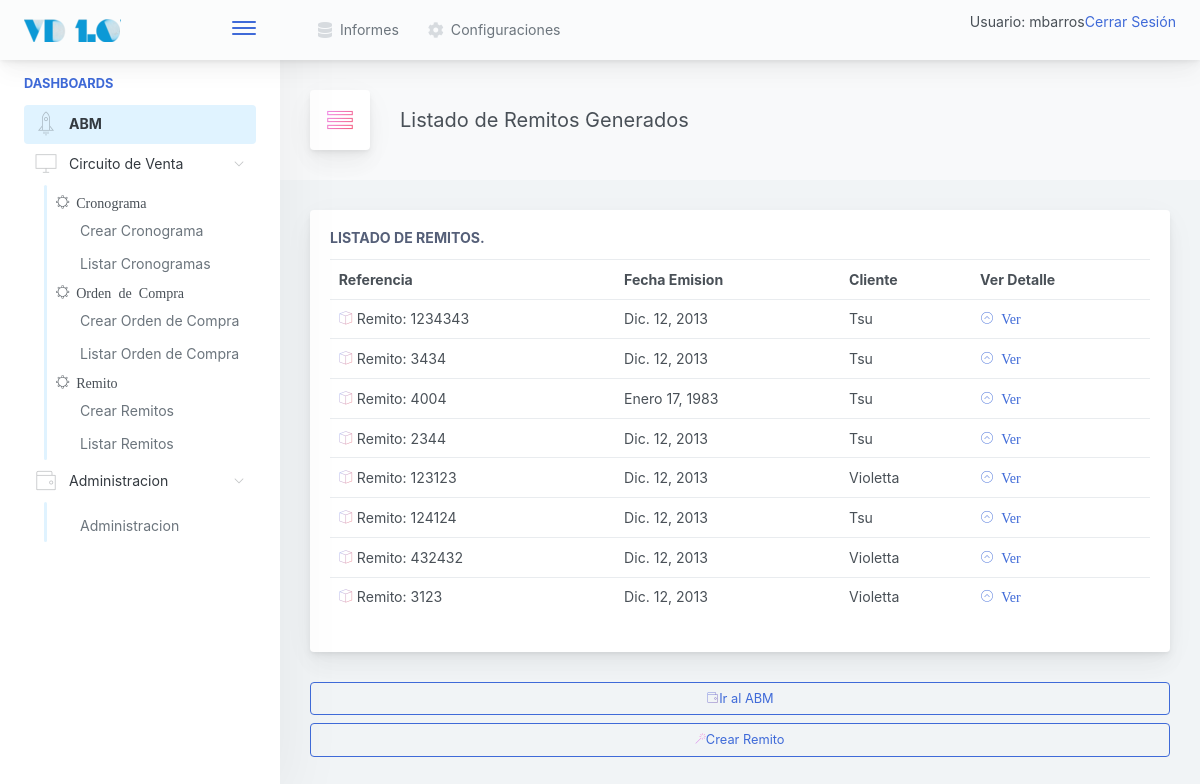
Page /venta/remito/listar/ (signed in) on the earlier database version.
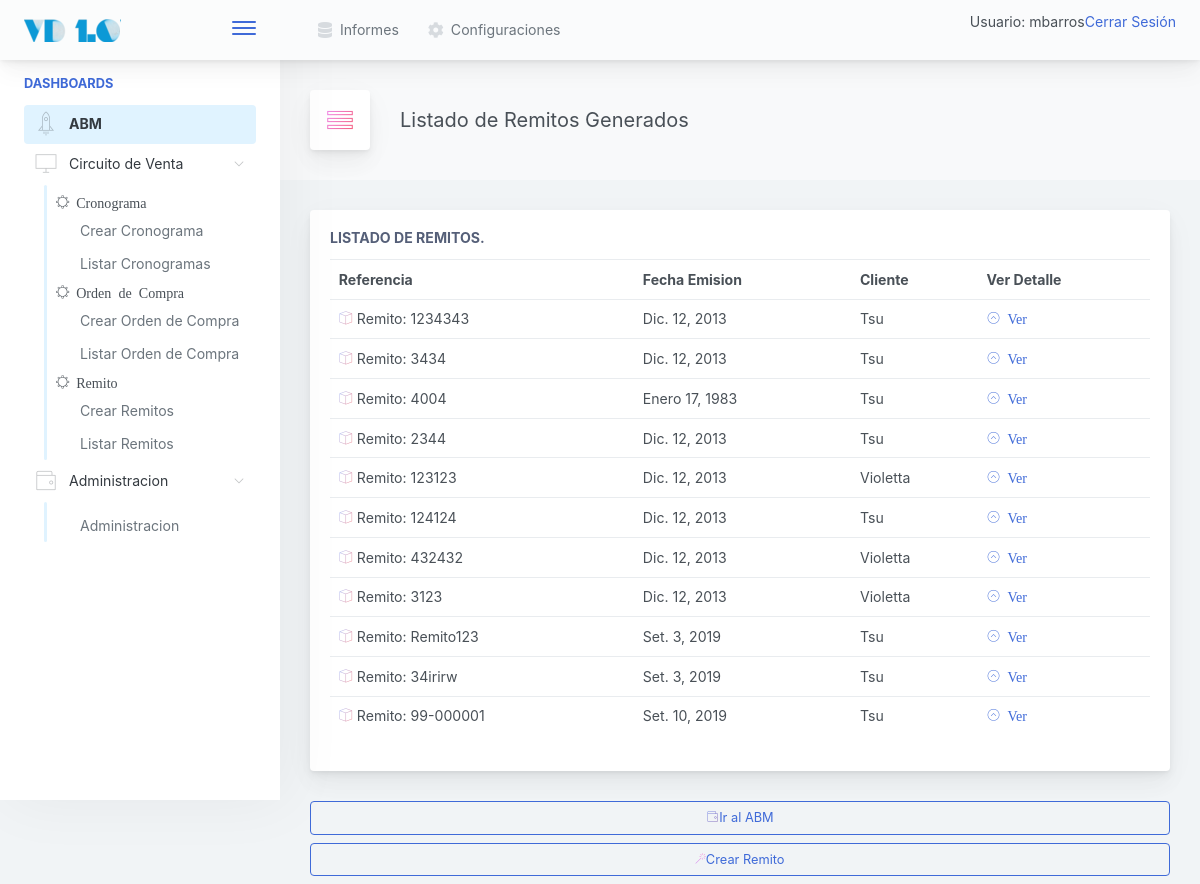
Same page on the later database version.
### venta/models.py (models this page shows)
class Remito(models.Model):
	referencia_externa 		= models.CharField(max_length=50, unique=True)
	cliente 				= models.ForeignKey(Cliente, null=False, blank=False, on_delete=models.CASCADE)
	ordencompra 			= models.ForeignKey(OrdenCompra, null=False, blank=False, on_delete=models.CASCADE)
	fecha_emision			= models.DateField(null=True, blank=True)
	formato_de_impresion 	= models.ForeignKey(FormatodeImpresion, default=1, null=False, blank=False, on_delete=models.CASCADE)
	conformado				= models.BooleanField(default=False)
	def __str__(self):
		return "Remito: " + self.referencia_externa

### gral/models.py (models this page shows)
class Cliente(models.Model):
	razon_social      = models.CharField(max_length=150, unique=True)
	nombre_corto      = models.CharField(max_length=25, unique=True)
	cuit              = models.CharField(max_length=15, unique=True)
	direccion_fiscal  = models.CharField(max_length=250)
	direccion_entrega = models.CharField(max_length=250)
	observaciones     = models.TextField(blank=True)
	def __str__(self):
		return self.nombre_corto

### venta/views.py (the view)
# urls.py: path('remito/listar/', RemitoListView.as_view(), name='RemitoListar'),
class RemitoListView(LoginRequiredMixin, ListView):
	model = Remito

### inicio/templates/venta/remito_list.html
{% extends '../base.html' %}
{%  block cuerpo %}
<div class="app-page-title">
<div class="page-title-heading">
   <div class="page-title-icon">
                                        <i class="pe-7s-menu icon-gradient bg-ripe-malin">
                                        </i>
                                    </div>
<div>Listado de Remitos Generados</div>
                                    </div>
</div>
    {% if object_list %}
<div class="main-card mb-3 card">
	<div class="card-body">
	<h5 class="card-title">Listado de Remitos.</h5>
		<table class="table table-hover table-fixed">
		  <tr>
		    <th>Referencia</th>
		    <th>Fecha Emision</th>
		    <th>Cliente</th>
		    <th>Ver Detalle</th>
		  </tr>
		      {% for remito in object_list %}
		   <tr>
		      <td><i class="pe-7s-box2 icon-gradient bg-amy-crisp">
		        </i>
		        {{remito}}
		      </td>
		      <td>
		        {{remito.fecha_emision }}
		      </td>
		      <td>
		        {{remito.cliente}}
		      </td>
		      <td>
			      <a href="{% url 'venta:RemitoDetail' pk=remito.id %}">
			      	<i class="pe-7s-angle-up-circle">
			      			Ver
			      	</i>
			      </a>
		      </td>
		    </tr>
		      {% endfor %}
		    {% else %}
		      <p>No hay registros para mostrar.</p>
		    {% endif %}
		</table>
	</div>
</div>
<a href="{% url 'inicio:abm' %}">
<button class="mb-2 mr-2 btn-transition btn btn-outline-primary btn-block">
		<i class="pe-7s-wallet icon-gradient bg-plum-plate"></i>Ir al ABM
</button>
</a>
<a href="{% url 'venta:RemitoCrear' %}">
<button class="mb-2 mr-2 btn-transition btn btn-outline-primary btn-block">
		<i class="pe-7s-magic-wand icon-gradient bg-mixed-hopes"></i>Crear Remito
</button>
</a>
{% endblock %}

Differences in the rows shown:
added Remito: referencia_externa "Remito: Remito123", fecha_emision "Set. 3, 2019", cliente "Tsu"
added Remito: referencia_externa "Remito: 34irirw", fecha_emision "Set. 3, 2019", cliente "Tsu"
added Remito: referencia_externa "Remito: 99-000001", fecha_emision "Set. 10, 2019", cliente "Tsu"
